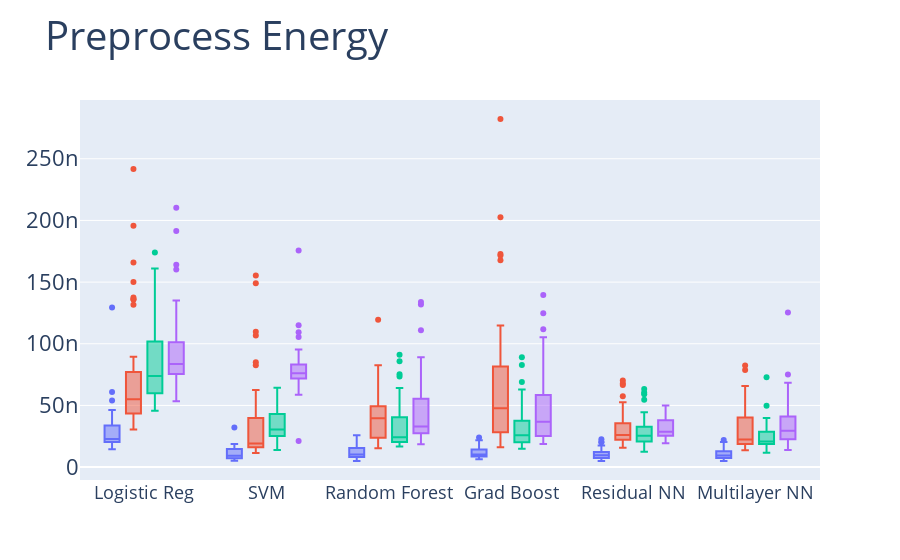
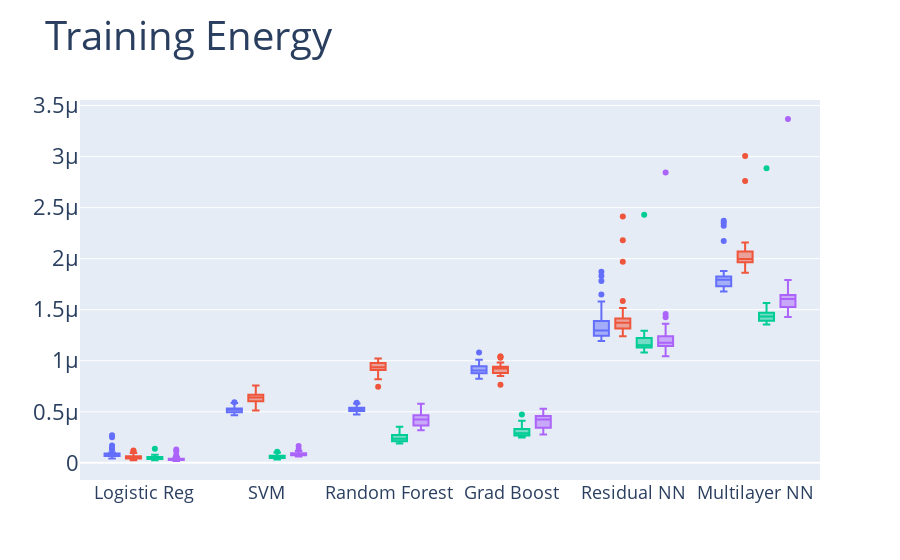

Here is the notebook cell these charts were saved with, in order:
### Code cell
make_plots('enery_prep', 'Preprocess Energy')
make_plots('energy_train', 'Training Energy')
make_plots('energy_pred', 'Prediction Energy')

### Figure 1 — Plotly figure (JSON) as saved in the notebook; plotly's stock layout.template omitted (floating-point values rounded to 4 significant figures; data arrays with more than 128 entries replaced by an {"elided": "..."} marker saying what was removed)
{"data": [{"type": "box", "x": {"elided": "240 str values"}, "y": {"elided": "240 float values"}}, {"type": "box", "x": {"elided": "240 str values"}, "y": {"elided": "240 float values"}}, {"type": "box", "x": {"elided": "240 str values"}, "y": {"elided": "240 float values"}}, {"type": "box", "x": {"elided": "240 str values"}, "y": {"elided": "240 float values"}}], "layout": {"boxmode": "group", "showlegend": false, "title": {"font": {"size": 40}, "text": "Preprocess Energy"}, "xaxis": {"tickfont": {"size": 18}}, "yaxis": {"tickfont": {"size": 22}}}}

### Figure 2 — Plotly figure (JSON) as saved in the notebook; plotly's stock layout.template omitted (floating-point values rounded to 4 significant figures; data arrays with more than 128 entries replaced by an {"elided": "..."} marker saying what was removed)
{"data": [{"type": "box", "x": {"elided": "240 str values"}, "y": {"elided": "240 float values"}}, {"type": "box", "x": {"elided": "240 str values"}, "y": {"elided": "240 float values"}}, {"type": "box", "x": {"elided": "240 str values"}, "y": {"elided": "240 float values"}}, {"type": "box", "x": {"elided": "240 str values"}, "y": {"elided": "240 float values"}}], "layout": {"boxmode": "group", "showlegend": false, "title": {"font": {"size": 40}, "text": "Training Energy"}, "xaxis": {"tickfont": {"size": 18}}, "yaxis": {"tickfont": {"size": 22}}}}
